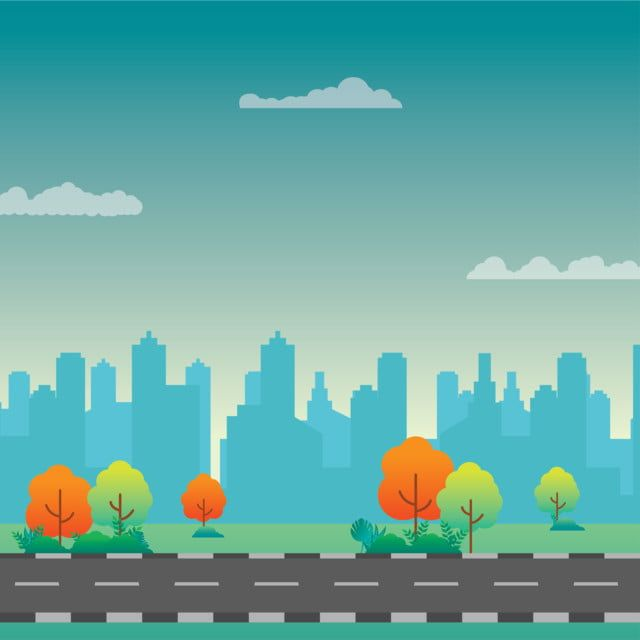
#> input picture Filter.jpg, 640 x 640 px
$ python Filter_Laplacian_Domain_Frekuensi.py
#> lines starting #> are read from the running program, lines starting #| are printed output that depends on the picture
import cv2
import numpy as np
import matplotlib.pyplot as plt

def laplacian_frequency(image):
    # Menghitung ukuran citra
    rows, cols = image.shape
    # Mengambil citra frekuensi dengan transformasi Fourier
    f = np.fft.fft2(image)
    # Menghitung filter Laplacian
    h = np.zeros((rows, cols), dtype=np.float32)
    for i in range(rows):
        for j in range(cols):
            h[i, j] = -4 * np.pi ** 2 * (i ** 2 + j ** 2)
    # Mengalikan filter Laplacian dengan citra frekuensi
    filtered_f = h * f
    # Mengambil citra hasil filter dengan transformasi invers Fourier
    filtered_img = np.fft.ifft2(filtered_f)
    # Menormalisasi citra hasil filter
    filtered_img = np.real(filtered_img)
    filtered_img = filtered_img / filtered_img.max()
    return filtered_img

# Membaca citra grayscale
img = cv2.imread('Filter.jpg', cv2.IMREAD_GRAYSCALE)
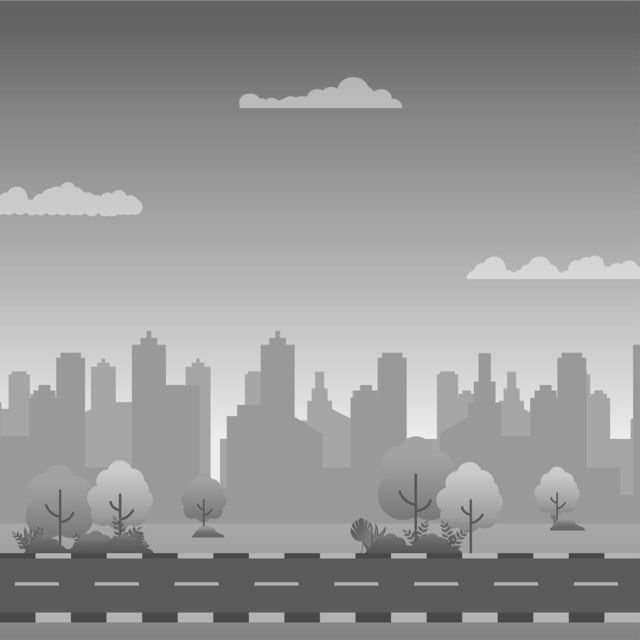
#> img: shape (640, 640); min 59, max 247, mean 149.7

# Menampilkan citra asli
plt.figure(figsize=(5, 5))
plt.imshow(img, cmap='gray')
plt.title('Citra Asli')
plt.axis('off')

# Menerapkan filter Laplacian di domain frekuensi
filtered_img = laplacian_frequency(img)
#> after the loop in laplacian_frequency, `for i in range(rows):`:
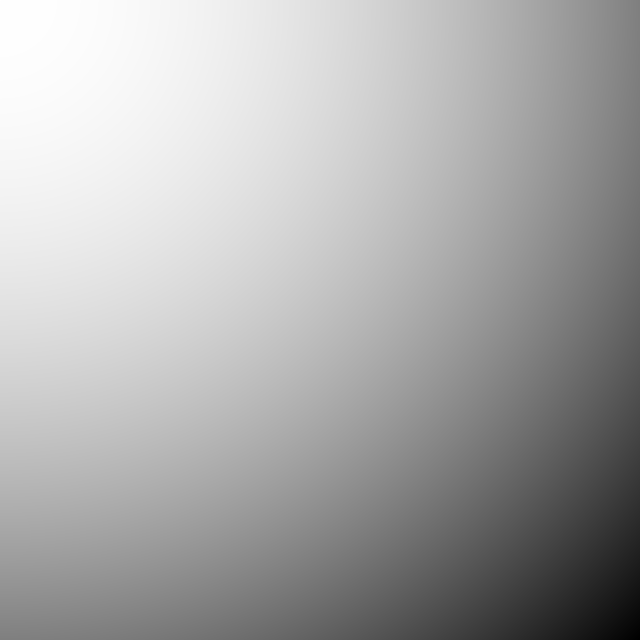
#> h: shape (640, 640) float32; min -32239734, max 0, mean -10754986; drawn with min black and max white
#> in laplacian_frequency, `filtered_img = np.real(filtered_img)`:
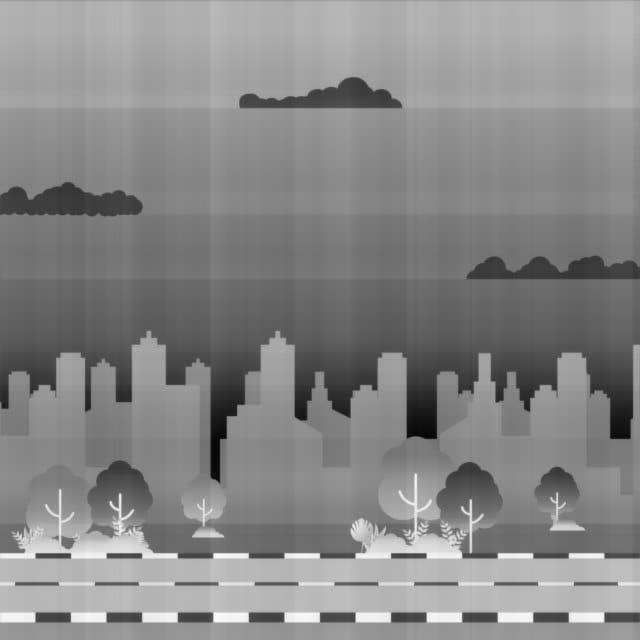
#> filtered_img: shape (640, 640) float64; min -1.31e+09, max 1.15e+09, mean 0; drawn with min black and max white

# Menampilkan citra hasil filter
plt.figure(figsize=(5, 5))
plt.imshow(filtered_img, cmap='gray')
plt.title('Citra Hasil Filter')
plt.axis('off')
plt.show()

$ run again, with Gambar Histogram.jpg copied over Filter.jpg
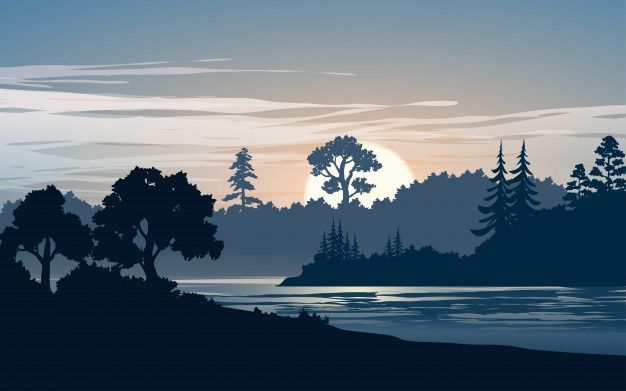
#> input picture Gambar Histogram.jpg, 626 x 391 px
#> after the loop in laplacian_frequency, `for i in range(rows):`:
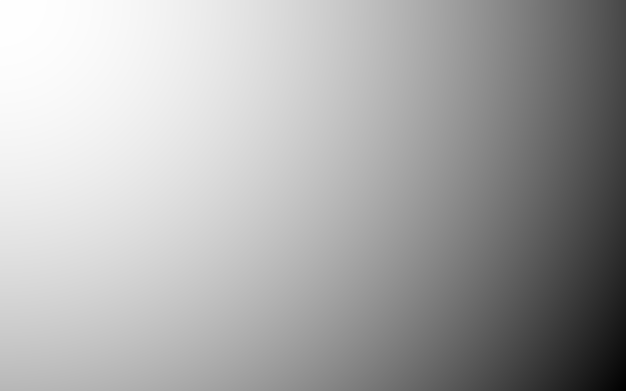
#> h: shape (391, 626) float32; min -21425924, max 0, mean -7148653.5; drawn with min black and max white
#> in laplacian_frequency, `filtered_img = np.real(filtered_img)`:
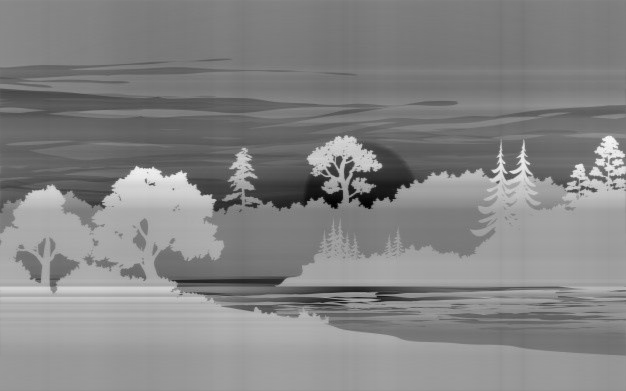
#> filtered_img: shape (391, 626) float64; min -1.71e+09, max 1.56e+09, mean 0; drawn with min black and max white
